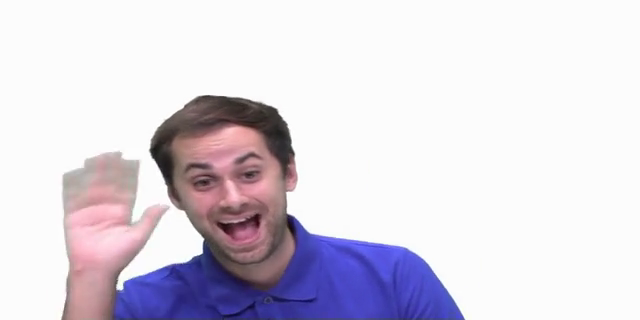
#> input picture img/img.png, 640 x 320 px
$ python main.py
#> lines starting #> are read from the running program, lines starting #| are printed output that depends on the picture; after the words box and inside, x2 and y2 are one past the last pixel; in counts of white or black regions, pixels touching at a corner belong together
import cv2
import numpy
import os

threshold = 240
image = cv2.imread("../img/img.png", cv2.IMREAD_GRAYSCALE)
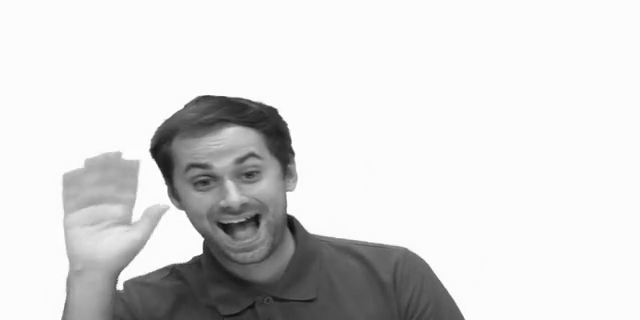
#> image: shape (320, 640); min 12, max 255, mean 216.7
_, mask = cv2.threshold(image, threshold, 255, cv2.THRESH_BINARY)
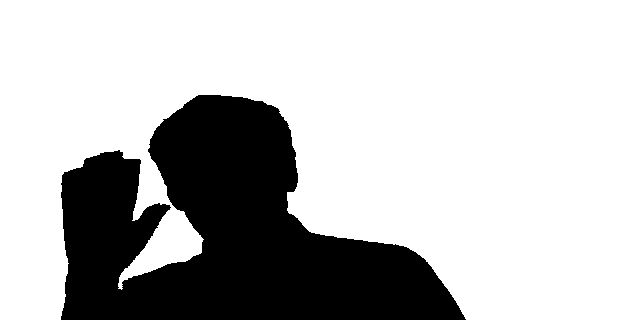
#> mask: shape (320, 640); 74.5% white; 1 black region, box (x1, y1, x2, y2) and area: (61, 95, 466, 320) 52273
kernel_white_hole = cv2.getStructuringElement(cv2.MORPH_RECT, (5, 5))
mask_open = cv2.morphologyEx(mask, cv2.MORPH_OPEN, kernel_white_hole)
#> mask_open: shape (320, 640); 74.4% white; 1 black region, box (x1, y1, x2, y2) and area: (61, 95, 466, 320) 52369
cv2.bitwise_not(mask_open, mask_open)
# https://blog.csdn.net/CJ_035/article/details/81939999
kernel = cv2.getStructuringElement(cv2.MORPH_RECT, (10, 10))
mask_close = cv2.morphologyEx(mask_open, cv2.MORPH_CLOSE, kernel)
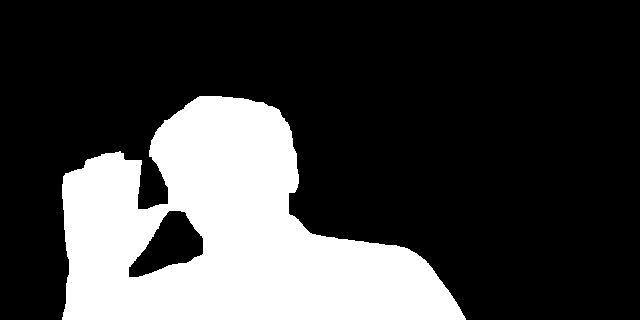
#> mask_close: shape (320, 640); 25.5% white; 1 white region, box (x1, y1, x2, y2) and area: (62, 96, 466, 320) 52223
#> (the run stopped early here; a loop or call above may not have finished)
